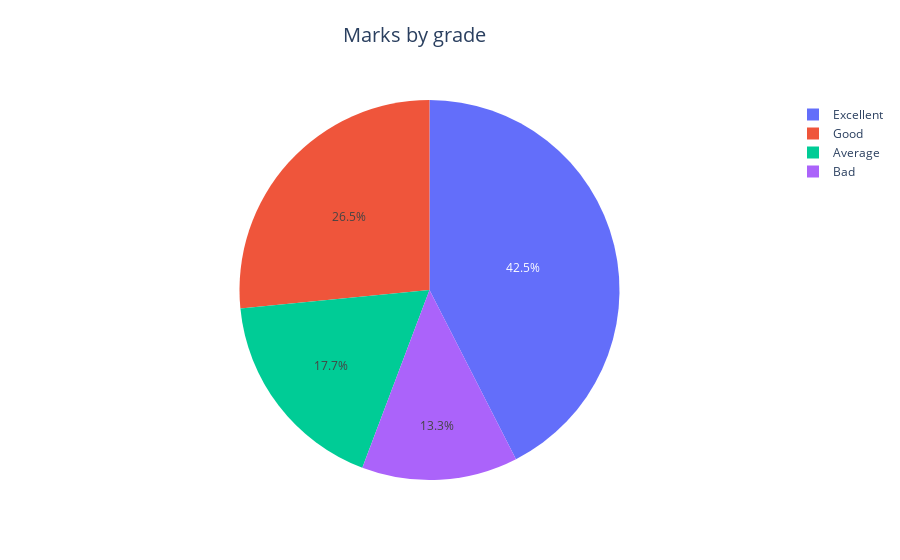

Here is the notebook cell this chart was saved with:
### Markdown cell above
Podemos criar um gráfico de pizza usando a função go.Pie(). A função go.Pie() recebe os seguintes argumentos:
- labels: É uma lista de strings que especifica os rótulos das fatias.
- values: É uma lista de números que especifica os valores das fatias.
- name: É uma string que especifica o nome do gráfico de pizza.
- title: É uma string que especifica o título do gráfico de pizza.

### Code cell
#Simple Pie Chart
marks = [48 , 30 , 20 , 15]
status = ['Excellent' , 'Good' , 'Average' , 'Bad']
data = go.Pie(
values= marks,
labels= status,
)
layout = go.Layout(
title=dict(text = "Marks by grade",x=0.46,y=0.95,font_size=20)
)
fig = go.Figure(data=data,layout=layout)
fig.show()

### Figure 1 — Plotly figure (JSON) as saved in the notebook; plotly's stock layout.template omitted (floating-point values rounded to 4 significant figures)
{"data": [{"labels": ["Excellent", "Good", "Average", "Bad"], "type": "pie", "values": [48, 30, 20, 15]}], "layout": {"title": {"font": {"size": 20}, "text": "Marks by grade", "x": 0.46, "y": 0.95}}}
